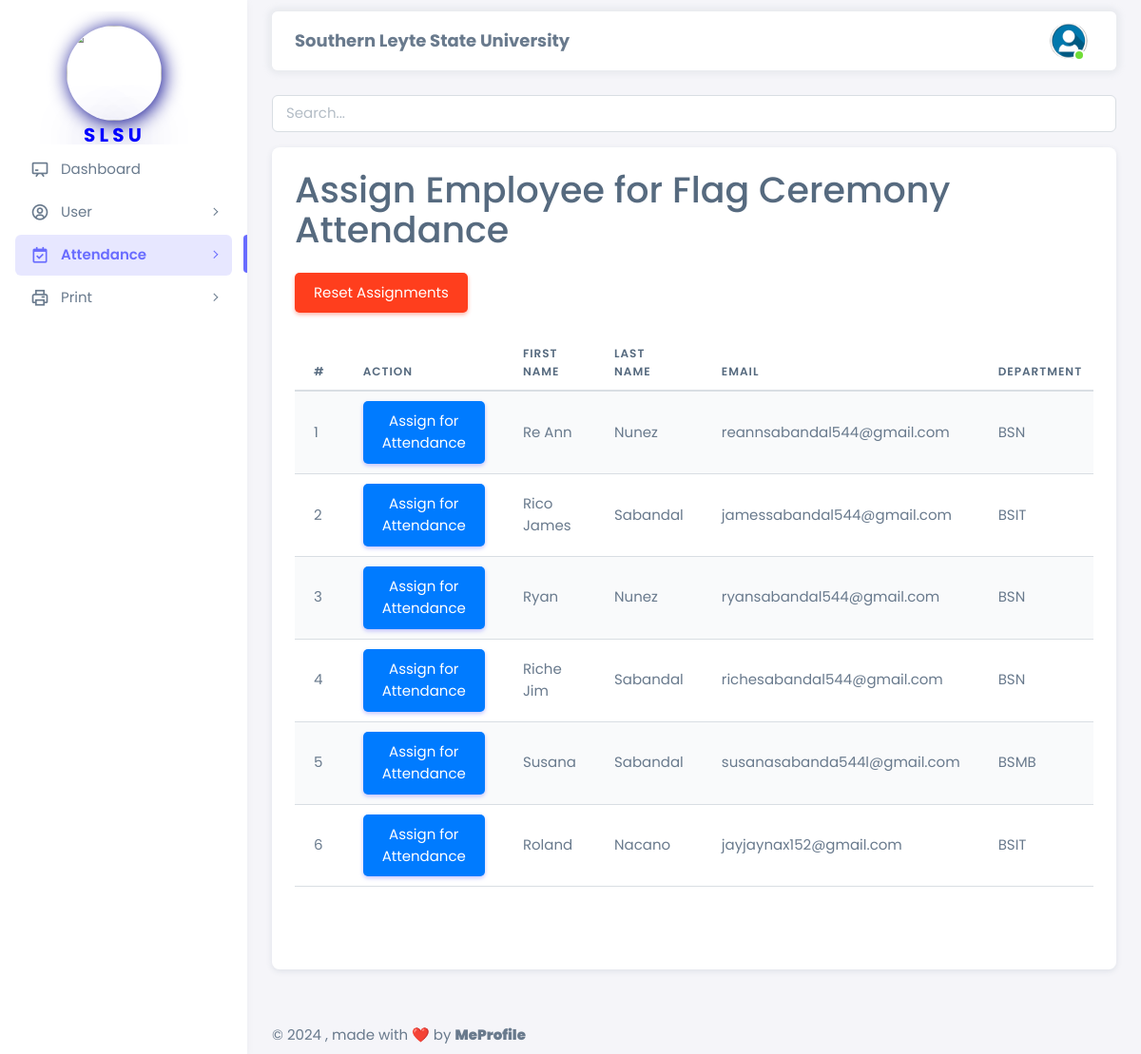
The page /html/admin/assign_employee.php (signed in) on the database its author committed.
### tables this page shows
CREATE TABLE `employee_registration` (
  `employee_id` int NOT NULL,
  `first_name` varchar(50) NOT NULL,
  `last_name` varchar(50) NOT NULL,
  `email` varchar(100) NOT NULL,
  `password` varchar(255) NOT NULL,
  `phone_number` varchar(15) DEFAULT NULL,
  `department` varchar(50) DEFAULT NULL,
  `position` varchar(50) DEFAULT NULL,
  `is_admin` tinyint(1) NOT NULL DEFAULT '0',
  `hire_date` date DEFAULT NULL,
  `address` varchar(255) DEFAULT NULL,
  `city` varchar(100) DEFAULT NULL,
  `postal_code` varchar(20) DEFAULT NULL,
  `country` varchar(50) DEFAULT NULL,
  `date_of_birth` date DEFAULT NULL,
  `gender` varchar(10) DEFAULT NULL,
  `emergency_contact_name` varchar(100) DEFAULT NULL,
  `emergency_contact_number` varchar(15) DEFAULT NULL,
  `created_at` timestamp NULL DEFAULT CURRENT_TIMESTAMP,
  `updated_at` timestamp NULL DEFAULT CURRENT_TIMESTAMP ON UPDATE CURRENT_TIMESTAMP,
  `is_assigned` tinyint(1) NOT NULL DEFAULT '0',
  `is_assigned_department` tinyint(1) NOT NULL DEFAULT '0'
);

### html/admin/assign_employee.php (the view, shortened to what this page needs)
<?php
require '../config.php';
$sql = "SELECT * FROM employee_registration WHERE is_admin = 0";
$result = $conn->query($sql);
?>
<!DOCTYPE html>
<html lang="en" class="light-style layout-menu-fixed" dir="ltr" data-theme="theme-default" data-assets-path="../../assets/" data-template="vertical-menu-template-free">
<head>
    <link rel="stylesheet" href="https://cdn.jsdelivr.net/npm/sweetalert2@11/dist/sweetalert2.min.css">
    <link rel="stylesheet" href="../../assets/vendor/fonts/boxicons.css" />
    <link rel="stylesheet" href="../../assets/vendor/css/core.css" class="template-customizer-core-css" />
    <link rel="stylesheet" href="../../assets/vendor/css/theme-default.css" class="template-customizer-theme-css" />
    <link rel="stylesheet" href="../../assets/css/demo.css" />
    <link rel="stylesheet" href="../../assets/vendor/libs/perfect-scrollbar/perfect-scrollbar.css" />
    <link rel="stylesheet" href="../../assets/vendor/libs/apex-charts/apex-charts.css" />
</head>
<body>
    <div class="layout-wrapper layout-content-navbar">
        <div class="layout-container">
            <aside id="layout-menu" class="layout-menu menu-vertical menu bg-menu-theme">
                <div class="app-brand demo" style="padding: 70px;">
                    <div class="logo">
                        <img style="border-radius: 500px; box-shadow: 2px 2px 20px #00008b; margin-top: 30px; margin-bottom: 5px;" src="../../assets/img/avatars/logo.png" width="100" height="100" alt="">
                        <b><p style="font-size: 20px; color: blue; text-shadow: 2px 2px 50px #00008b; padding-left: 18px;">S L S U</p></b>
                    </div>
                </div>
                <ul class="menu-inner py-1">
                    <li class="menu-item">
                        <a href="dashboard.php" class="menu-link">
                            <i class="menu-icon tf-icons bx bx-chalkboard"></i>
                            <div data-i18n="Analytics">Dashboard</div>
                        </a>
                    </li>
                    <li class="menu-item">
                        <a href="javascript:void(0);" class="menu-link menu-toggle">
                            <i class="menu-icon tf-icons bx bx-user-circle"></i>
                            <div data-i18n="Layouts">User</div>
                        </a>
                    </li>
                    <li class="menu-item active">
                        <a href="javascript:void(0);" class="menu-link menu-toggle">
                            <i class="menu-icon tf-icons bx bx-calendar-check"></i>
                            <div data-i18n="Analytics">Attendance</div>
                        </a>
                    </li>
                    <li class="menu-item">
                        <a href="javascript:void(0);" class="menu-link menu-toggle">
                            <i class="menu-icon tf-icons bx bx-printer"></i>
                            <div data-i18n="Analytics">Print</div>
                        </a>
                    </li>
                </ul>
            </aside>
            <div class="layout-page">
                <nav
                    class="layout-navbar container-xxl navbar navbar-expand-xl navbar-detached align-items-center bg-navbar-theme"
                    id="layout-navbar"
                >
                    <div class="navbar-nav-right d-flex align-items-center" id="navbar-collapse">
                        <center>
                            <p style="font-size: 18px; padding-top: 15px;"><b>Southern Leyte State University</b></p>
                        </center>
                        <ul class="navbar-nav flex-row align-items-center ms-auto">
                            <li class="nav-item navbar-dropdown dropdown-user dropdown">
                                <a class="nav-link dropdown-toggle hide-arrow" href="javascript:void(0);" data-bs-toggle="dropdown">
                                    <div class="avatar avatar-online">
                                        <img src="../../assets/img/avatars/user.png" alts class="w-px-40 h-auto rounded-circle" />
                                    </div>
                                </a>
                            </li>
                        </ul>
                    </div>
                </nav>
                <div class="content-wrapper">
                    <div class="container-xxl flex-grow-1 container-p-y">
                        <div class="col-md-12">
                            <input type="text" id="searchInput" class="form-control mb-3" placeholder="Search...">
                        </div>
                        <div class="row">
                            <div class="col-lg-12 mb-4 order-0">
                                <div class="card">
                                    <div class="card-body">
                                        <h1 class="mb-4">Assign Employee for Flag Ceremony Attendance</h1>
                                        <button id="resetButton" class="btn btn-danger mb-4">Reset Assignments</button>
                                        <div class="table-responsive">
                                        <table class="table table-striped">
                                            <thead>
                                                <tr>
                                                    <th>#</th>
                                                    <th>Action</th>
                                                    <th>First Name</th>
                                                    <th>Last Name</th>
                                                    <th>Email</th>
                                                    <th>Department</th>
                                                </tr>
                                            </thead>
                                            <tbody id="employeeTableBody">
                                                <?php
                                                $counter = 1;
                                                if ($result->num_rows > 0) {
                                                    while ($row = $result->fetch_assoc()) {
                                                        echo "<tr>";
                                                        echo "<td>{$counter}</td>";
                                                        echo "<td>";
                                                        if ($row['is_assigned'] == 0) {
                                                            echo "<button class='btn btn-primary assign-button' data-employee-id='{$row['employee_id']}'>Assign for Attendance</button>";
                                                        } else {
                                                            echo "<span class='badge badge-danger'>Already Assigned</span>";
                                                        }
                                                        echo "</td>";
                                                        echo "<td>{$row['first_name']}</td>";
                                                        echo "<td>{$row['last_name']}</td>";
                                                        echo "<td>{$row['email']}</td>";
                                                        echo "<td>{$row['department']}</td>";
                                                        echo "</tr>";
                                                        $counter++;
                                                    }
                                                } else {
                                                    echo "<tr><td colspan='6'>No non-admin employees found.</td></tr>";
                                                }
                                                ?>
                                            </tbody>
                                        </table>
                                    </div>
                                  <div class="centered-button">
                                    <a href="employee_attendance_information_flag.php" class="btn btn-primary">
                                      <i class="bx bx-chevron-left"></i> Back
                                    </a>
                                  </div>
                                        </div>
                                    </div>
                                </div>
                            </div>
                        </div>
                    </div>
                    <footer class="content-footer footer bg-footer-theme">
                        <div class="container-xxl d-flex flex-wrap justify-content-between py-2 flex-md-row flex-column">
                            <div class="mb-2 mb-md-0">
                                ©
                                , made with ❤️ by
                                <a href="https://www.facebook.com/james.jeager.3" target="_blank" class="footer-link fw-bolder">MeProfile</a>
                            </div>
                        </div>
                    </footer>
                </div>
            </div>
        </div>
</body>
</html>

### assets/css/demo.css (style rules this page uses)
.menu .app-brand.demo { height: 64px; margin-top: 12px; }

### html/admin/assign_employee.php (style rules this page uses)
body, .btn, .menu-link, .navbar-nav-right, .footer, .app-brand, .queue-number { font-family: 'Poppins', sans-serif; }
.btn { padding: 10px 20px; border: none; border-radius: 5px; cursor: pointer; }
.btn-primary { background-color: #007bff; color: #fff; }
.centered-button { text-align: center; margin-top: 20px; }

### rows shown on the page
employee_registration: first_name "Re Ann", last_name "Nunez", email "reannsabandal544@gmail.com", department "BSN"
employee_registration: first_name "Rico James", last_name "Sabandal", email "jamessabandal544@gmail.com", department "BSIT"
employee_registration: first_name "Ryan", last_name "Nunez", email "ryansabandal544@gmail.com", department "BSN"
employee_registration: first_name "Riche Jim", last_name "Sabandal", email "richesabandal544@gmail.com", department "BSN"
employee_registration: first_name "Susana", last_name "Sabandal", email "susanasabanda544l@gmail.com", department "BSMB"
employee_registration: first_name "Roland", last_name "Nacano", email "jayjaynax152@gmail.com", department "BSIT"
